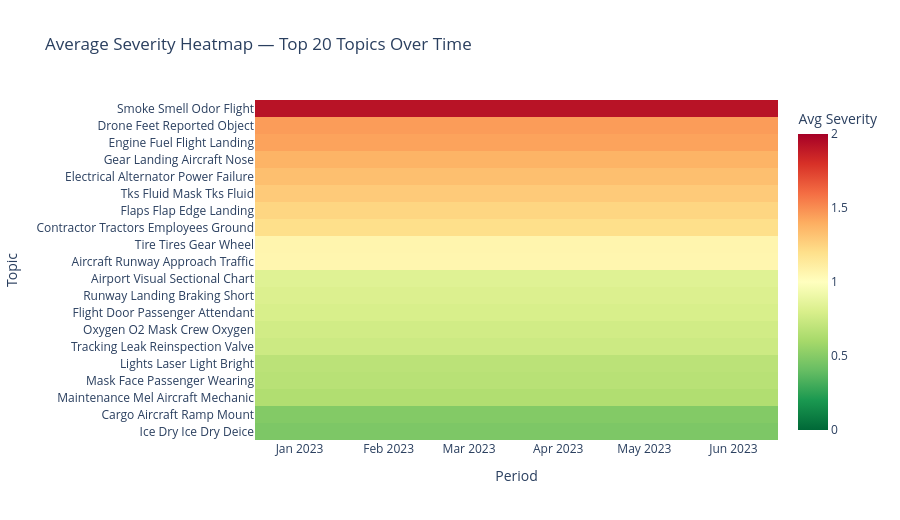

The notebook cell saved with this chart:
### Markdown cell above
## 8. Severity Heatmap Over Time (all topics)

### Code cell
if "avg_severity" in trends.columns:
    pivot = (
        trends
        .merge(risks[["Topic", "label"]], left_on="topic_id", right_on="Topic", how="left")
        .pivot_table(index="label", columns="period", values="avg_severity", aggfunc="mean")
        .fillna(0)
    )
    # Keep top 20 topics by max severity for readability
    pivot = pivot.loc[pivot.max(axis=1).nlargest(20).index]

    fig = px.imshow(
        pivot.values,
        x=pivot.columns.tolist(),
        y=pivot.index.tolist(),
        color_continuous_scale="RdYlGn_r",
        zmin=0, zmax=2,
        title="Average Severity Heatmap — Top 20 Topics Over Time",
        labels={"x": "Period", "y": "Topic", "color": "Avg Severity"},
    )
    fig.update_layout(height=520, margin=dict(l=200))
    fig.show()

### Figure 1 — Plotly figure (JSON) as saved in the notebook; plotly's stock layout.template omitted (floating-point values rounded to 4 significant figures)
{"data": [{"coloraxis": "coloraxis", "hovertemplate": "Period: %{x}<br>Topic: %{y}<br>Avg Severity: %{z}<extra></extra>", "name": "0", "type": "heatmap", "x": ["2023-01", "2023-02", "2023-03", "2023-04", "2023-05", "2023-06"], "xaxis": "x", "y": ["Smoke Smell Odor Flight", "Drone Feet Reported Object", "Engine Fuel Flight Landing", "Gear Landing Aircraft Nose", "Electrical Alternator Power Failure", "Tks Fluid Mask Tks Fluid", "Flaps Flap Edge Landing", "Contractor Tractors Employees Ground", "Tire Tires Gear Wheel", "Aircraft Runway Approach Traffic", "Airport Visual Sectional Chart", "Runway Landing Braking Short", "Flight Door Passenger Attendant", "Oxygen O2 Mask Crew Oxygen", "Tracking Leak Reinspection Valve", "Lights Laser Light Bright", "Mask Face Passenger Wearing", "Maintenance Mel Aircraft Mechanic", "Cargo Aircraft Ramp Mount", "Ice Dry Ice Dry Deice"], "yaxis": "y", "z": [[1.922, 1.922, 1.922, 1.922, 1.922, 1.922], [1.454, 1.454, 1.454, 1.454, 1.454, 1.454], [1.433, 1.433, 1.433, 1.433, 1.433, 1.433], [1.377, 1.377, 1.377, 1.377, 1.377, 1.377], [1.332, 1.332, 1.332, 1.332, 1.332, 1.332], [1.288, 1.288, 1.288, 1.288, 1.288, 1.288], [1.241, 1.241, 1.241, 1.241, 1.241, 1.241], [1.2, 1.2, 1.2, 1.2, 1.2, 1.2], [1.064, 1.064, 1.064, 1.064, 1.064, 1.064], [1.061, 1.061, 1.061, 1.061, 1.061, 1.061], [0.8333, 0.8333, 0.8333, 0.8333, 0.8333, 0.8333], [0.814, 0.814, 0.814, 0.814, 0.814, 0.814], [0.7975, 0.7975, 0.7975, 0.7975, 0.7975, 0.7975], [0.7698, 0.7698, 0.7698, 0.7698, 0.7698, 0.7698], [0.75, 0.75, 0.75, 0.75, 0.75, 0.75], [0.6827, 0.6827, 0.6827, 0.6827, 0.6827, 0.6827], [0.6702, 0.6702, 0.6702, 0.6702, 0.6702, 0.6702], [0.6448, 0.6448, 0.6448, 0.6448, 0.6448, 0.6448], [0.4921, 0.4921, 0.4921, 0.4921, 0.4921, 0.4921], [0.473, 0.473, 0.473, 0.473, 0.473, 0.473]]}], "layout": {"coloraxis": {"cmax": 2, "cmin": 0, "colorbar": {"title": {"text": "Avg Severity"}}, "colorscale": [[0, "rgb(0,104,55)"], [0.1, "rgb(26,152,80)"], [0.2, "rgb(102,189,99)"], [0.3, "rgb(166,217,106)"], [0.4, "rgb(217,239,139)"], [0.5, "rgb(255,255,191)"], [0.6, "rgb(254,224,139)"], [0.7, "rgb(253,174,97)"], [0.8, "rgb(244,109,67)"], [0.9, "rgb(215,48,39)"], [1, "rgb(165,0,38)"]]}, "height": 520, "margin": {"l": 200}, "title": {"text": "Average Severity Heatmap — Top 20 Topics Over Time"}, "xaxis": {"anchor": "y", "constrain": "domain", "domain": [0, 1], "scaleanchor": "y", "title": {"text": "Period"}}, "yaxis": {"anchor": "x", "autorange": "reversed", "constrain": "domain", "domain": [0, 1], "title": {"text": "Topic"}}}}
